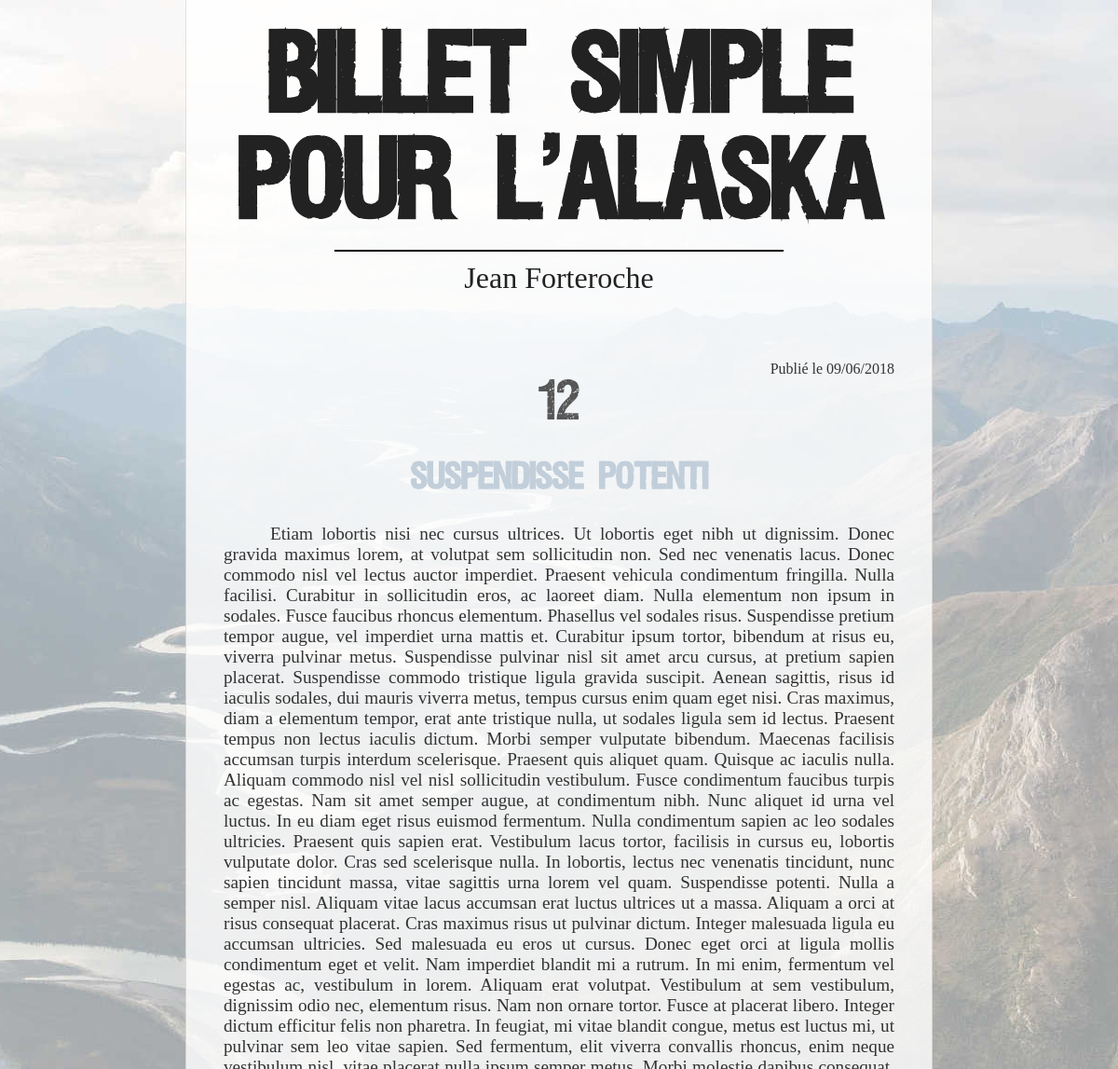
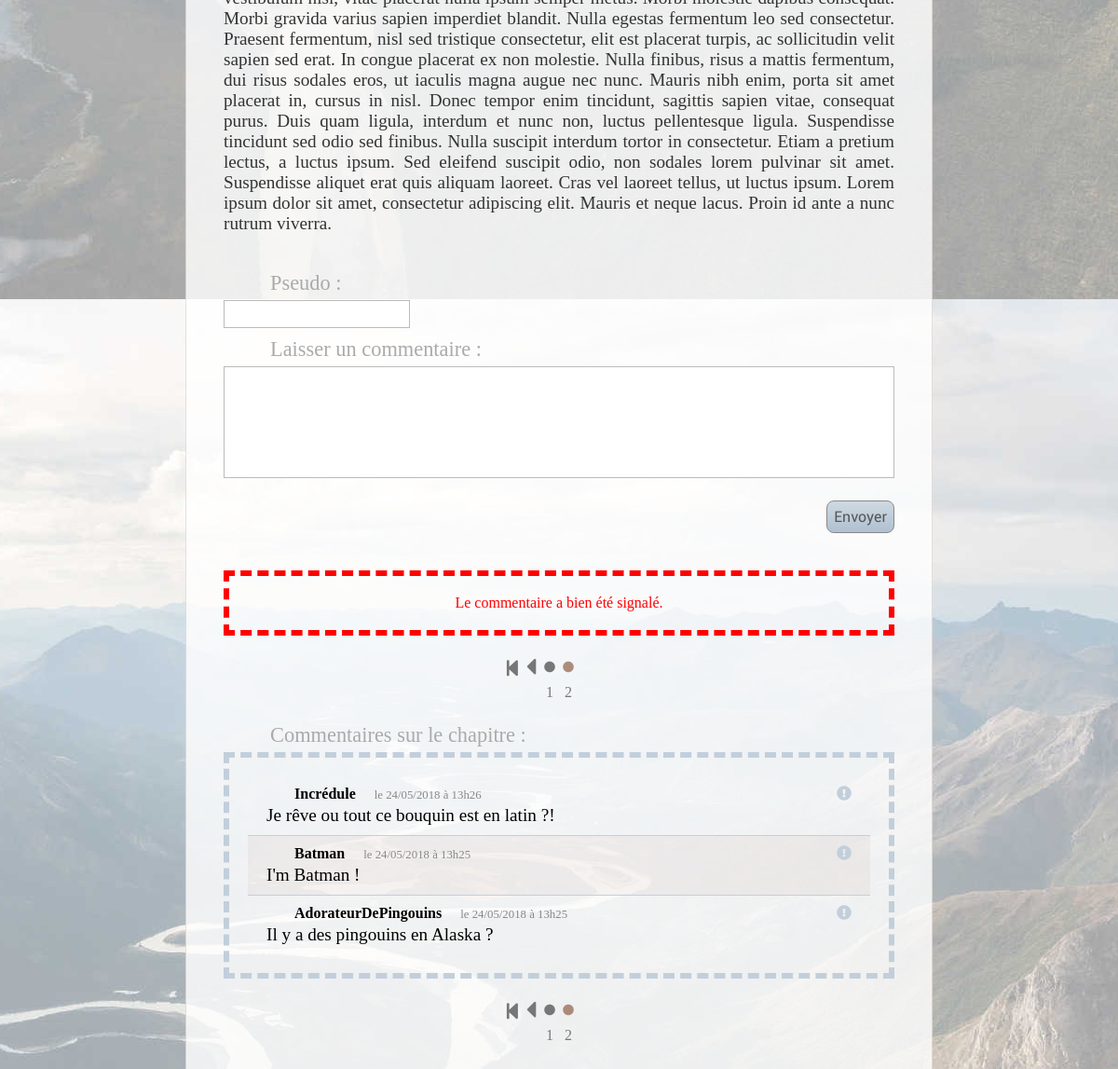
Page /?chapter&id=12&p=1&signalComment=4 on the committed database (2 pictures, top to bottom).
### tables this page shows
CREATE TABLE `chapters` (
  `id` tinyint(3) UNSIGNED NOT NULL,
  `number` tinyint(4) NOT NULL DEFAULT '0',
  `title` tinytext NOT NULL,
  `content` mediumtext NOT NULL,
  `publication_date` timestamp NOT NULL DEFAULT '0000-00-00 00:00:00',
  `published` tinyint(1) NOT NULL DEFAULT '0'
);

CREATE TABLE `comments` (
  `id` mediumint(8) UNSIGNED NOT NULL,
  `chapter_id` tinyint(3) UNSIGNED NOT NULL,
  `author` tinytext NOT NULL,
  `publication_date` timestamp NOT NULL DEFAULT CURRENT_TIMESTAMP,
  `content` text NOT NULL,
  `moderated` tinyint(1) NOT NULL DEFAULT '0',
  `signaled` tinyint(3) UNSIGNED NOT NULL DEFAULT '0'
);

### model/chapterManager.php (called while the page is built, shortened)
<?php
require_once('./model/model.php');
require_once('./model/chapter.php');
require_once('./model/database.php');
class ChapterManager extends Model {
    public function get($id) {
        $db = new Db();
        $query = $db->db()->prepare("SELECT * FROM chapters WHERE id = :id");
        $chapterDatas = $query->execute(array('id' => $id));
        $chapterDatas = $query->fetch();
        return !empty($chapterDatas) ? new Chapter($chapterDatas) : false;
    }
}

### model/database.php (called while the page is built, shortened)
<?php
class Db {
    private $_db;
    public function db() { return $this->_db; }
    private function connect() {
        try {
            $this->_db = new PDO('mysql:host=localhost;dbname=chesfnpg_alaska_jf;charset=utf8', 'chesfnpg', 'OCV7b9h632F#', array(PDO::ATTR_ERRMODE => PDO::ERRMODE_EXCEPTION));
        }
        catch (Exception $e) {
            die('Erreur : ' . $e->getMessage());
        }
    }
}

### model/model.php (called while the page is built, shortened)
<?php
class Model {
    public function hydrate(array $datas) {
        foreach ($datas as $key => $value) {
            $method = 'set' . ucfirst($key);
        }
    }
}

### model/chapter.php (called while the page is built, shortened)
<?php
require_once('./model/model.php');
require_once('./model/commentManager.php');
class Chapter extends Model {
    private $_id;
    private $_number;
    private $_title;
    private $_content;
    private $_publication_date;
    private $_published;
    public function __construct(array $datas = []) {
        $this->setCommentsNbr();
    }
    public function id()            { return $this->_id;            }
    public function number()        { return $this->_number;        }
    public function title()         { return $this->_title;         }
    public function content()       { return $this->_content;       }
    public function published()     { return $this->_published;     }
    public function publication_date(bool $humanFormat = false) {
        $publication_date = $this->_publication_date;
        if ($humanFormat) {
            $publication_date = date('\l\e d/m/Y', $publication_date);
        }
        return $publication_date;
    }
    public function setId($id) {
        $this->_id = abs((int) $id);
    }
    public function setNumber($number) {
        $this->_number = abs((int) $number);
    }
    public function setTitle($title) {
        $this->_title = (string) $title;
    }
    public function setContent($content) {
        $this->_content = (string) $content;
    }
    public function setPublication_date($publication_date) {
        $this->_publication_date = strtotime($publication_date);
    }
    public function setPublished($published) {
        $this->_published = (bool) $published;
    }
    public function setcommentsNbr() {
        $commentMngr = new CommentManager();
        if ($this->id() != null) {
            $this->_commentsNbr = $commentMngr->getCommentsCount($this->_id);
        }
    }
}

### model/commentManager.php (called while the page is built, shortened)
<?php
require_once('./model/model.php');
require_once('./model/comment.php');
require_once('./model/database.php');
class CommentManager extends Model {
    public function getList(int $offset, int $number, int $chapterId = 0, bool $signaledOnly = false) {
        $comments = [];
        $db = new Db();
        if ($signaledOnly) {
            $condition = 'signaled != 0 AND moderated = false';
            $order = 'publication_date';
        } else {
            if ($chapterId != 0) {
                $condition = 'chapter_id = ' . $chapterId;
                $order = 'publication_date DESC';
            } else {
                $condition = '1';
                $order = 'publication_date DESC';
            }
        }
        $query = $db->db()->prepare('SELECT * FROM comments WHERE ' . $condition . ' ORDER BY ' . $order . ' LIMIT :offset , :number');
        $query->bindParam(':offset', $offset, PDO::PARAM_INT);
        $query->bindParam(':number', $number, PDO::PARAM_INT);
        $commentDatas = $query->execute();
        while ($commentDatas = $query->fetch()) {
            $comments[] = new Comment($commentDatas);
        }
        return !empty($comments) ? $comments : false;
    }
    public function getCommentsCount(int $chapterId, bool $signaledOnly = false) {
        $db = new Db();
        $condition = ($chapterId == 0) ? '' : ('WHERE chapter_id = ' . $chapterId);
        $condition = ($signaledOnly == true) ? (!empty($condition) ? ($condition . ' AND signaled != 0') : ($condition . 'WHERE signaled != 0')) : $condition;
        $query = $db->db()->query('SELECT COUNT(*) FROM comments ' . $condition);
        $commentsCount = $query->fetchColumn();
        return $commentsCount;
    }
}

### model/comment.php (called while the page is built, shortened)
<?php
require_once('./model/model.php');
class Comment extends Model {
    private $_id;
    private $_author;
    private $_publication_date;
    private $_content;
    public function id()            { return $this->_id;        }
    public function author()        { return $this->_author;    }
    public function content()       { return $this->_content;   }
    public function publication_date(bool $humanFormat = false) {
        $publication_date = $this->_publication_date;
        if ($humanFormat) {
            $publication_date = date('\l\e d/m/Y \à H\hi', $publication_date);
        }
        return $publication_date;
    }
    public function setId($id) {
        $this->_id = abs((int) $id);
    }
    public function setAuthor($author) {
        $this->_author = (string) $author;
    }
    public function setPublication_date($publication_date) {
        $this->_publication_date = strtotime($publication_date);
    }
    public function setContent($content) {
        $this->_content = (string) $content;
    }
}

### view/pagination.php (the view, shortened to what this page needs)
<?php
    $maxNbrOfPageLinks = 11;
    $pagesOffset = 0;
    if ($pagesCount > 1) {
?>
    <table class='pagination'>
        <tr>
            <?php if ($currentPageIx == 0) { ?>
            <td><a href='<?= $paginationLinkBase ?><?= $pageGETparameter ?>=0<?= $paginationLinkOption ?>' target='_self'><span class='fas fa-step-backward hidden'></span></a></td>
                <td><a href='#' target='_self'><span class='fas fa-caret-left hidden'></span></a></td>
            <?php } else { ?>
                <td><a href='<?= $paginationLinkBase ?><?= $pageGETparameter ?>=0<?= $paginationLinkOption ?>' target='_self'><span class='fas fa-step-backward'></span></a></td>
                <td><a href='<?= $paginationLinkBase ?><?= $pageGETparameter ?>=<?= ($currentPageIx - 1) ?><?= $paginationLinkOption ?>' target='_self'><span class='fas fa-caret-left'></span></a></td>
            <?php } ?>
            <?php $i = 0;
            while (($pagesOffset + $i) < $pagesCount && $i < $maxNbrOfPageLinks) {
                if (($pagesOffset + $i) == $currentPageIx) { ?>
                    <td><a href='<?= $paginationLinkBase ?><?= $pageGETparameter ?>=<?= ($pagesOffset + $i) ?><?= $paginationLinkOption ?>' target='_self' class='pageLink'><span class='fas fa-circle currentPage'></span></a></td>
            <?php   } else { ?>
                    <td><a href='<?= $paginationLinkBase ?><?= $pageGETparameter ?>=<?= ($pagesOffset + $i) ?><?= $paginationLinkOption ?>' target='_self' class='pageLink'><span class='fas fa-circle'></span></a></td>
            <?php   }
                $i++;
            } ?>
            <?php if ($currentPageIx == $pagesCount - 1) { ?>
                <td><a href='#' target='_self'><span class='fas fa-caret-right hidden'></span></a></td>
                <td><a href='<?= $paginationLinkBase ?><?= $pageGETparameter ?>=<?= ($pagesCount - 1) ?><?= $paginationLinkOption ?>' target='_self'><span class='fas fa-step-forward hidden'></span></a></td>
            <?php } ?>
        </tr>
        <tr>
            <td></td>
            <td></td>
            <?php $i = 0;
            while (($pagesOffset + $i) < $pagesCount && $i < $maxNbrOfPageLinks) {
                if (($pagesOffset + $i) == $currentPageIx) { ?>
                    <td><a href='<?= $paginationLinkBase ?><?= $pageGETparameter ?>=<?= ($pagesOffset + $i) ?><?= $paginationLinkOption ?>' target='_self' class='pageLink'><?= ($pagesOffset + $i + 1) ?></a></td>
            <?php   } else { ?>
                    <td><a href='<?= $paginationLinkBase ?><?= $pageGETparameter ?>=<?= ($pagesOffset + $i) ?><?= $paginationLinkOption ?>' target='_self' class='pageLink'><?= ($pagesOffset + $i + 1) ?></a></td>
            <?php   }
                $i++;
            } ?>
            <td></td>
            <td></td>
        </tr>
    </table>
<?php } ?>

### view/chapter.php (shortened to what this page needs)
<?php include('./view/background.php'); ?>
<?php
    if (!empty($chapter))
    {
?>
    <div id='chapter'>
        <span id='chapterPublicationDate'>Publié <?= $chapter->publication_date(true) ?></span>
        <span id='chapterNumber'><?= $chapter->number() ?></span>
        <h3><?= $chapter->title() ?></h3>
        <p><?= $chapter->content() ?></p>
    </div>
    <section id='newCommentSection'>
        <form id='newCommentForm' method='post' action='.<?= $_SERVER['REQUEST_URI'] ?>#newCommentSection'>
            <label for='newCommentAuthor'>Pseudo :</label>
            <input id='newCommentAuthor' type='text' name='newCommentAuthor' required maxlength='20' <?= isset($_SESSION['commentsPseudo']) ? ('value=' . $_SESSION['commentsPseudo']) : '' ?> />
            <label for='newCommentContent'>Laisser un commentaire :</label>
            <textarea id='newCommentContent' name='newCommentContent' required maxlength='250'></textarea>
            <div class='buttonsBox'>
                <input class='bigButton' type='submit' value='Envoyer' />
            </div>
        </form>
    </section>
    <?php if (!empty($comments)) { ?>
    <?php if (isset($GLOBALS['error']['signaledComment'])) { ?>
        <div class='errorBox'>
            <span><?= $GLOBALS['error']['signaledComment'] ?></span>
        </div>
    <?php } ?>
    <section id='commentsListSection'>
        <?php include('./view/pagination.php'); ?>
        <label id='chapterCommentsListLabel' for='chapterCommentsList'>Commentaires sur le chapitre :</label>
        <ul id='chapterCommentsList'>
            <?php foreach ($comments as $comment) { ?>
            <li>
                <div class='commentInfos'><span class='commentAuthor'><?= $comment->author() ?></span><span class='commentDate'><?= $comment->publication_date(true) ?></span><div class='commentSignalButton'><a class='signalCommentButton' href='.<?= $_SERVER['REQUEST_URI'] ?>&signalComment=<?= $comment->id() ?>#commentsListSection'><i class="fas fa-exclamation-circle" title='Signaler ce commentaire'></i></a></div></div>
                <p class='commentContent'><?= $comment->content() ?></p>
            </li>
            <?php } ?>
        </ul>
        <?php include('./view/pagination.php'); ?>
    </section>
    <?php } ?>
<?php
    } else {
        echo "ERREUR : Le chapitre que vous avez demandé n'existe pas.";
    }
    include('./view/footer.php');
?>

### public/css/chapter-inner-style.css (style rules this page uses)
p { margin: 0px; text-align: justify; font-family: Garamond, serif; text-indent: 50px; font-size: 1.2rem; }

### public/css/main.css (style rules this page uses)
* { font-size: 1rem; }
a { text-decoration: none; color: inherit; }
p { margin: 0px; padding: 0px; font-family: Garamond, serif; }
label { display: block; margin-bottom: 5px; font-size: 1.4rem; color: #AAA; text-indent: 50px; }
form { box-sizing: border-box; width: 100%; padding: 0px 40px; }
.buttonsBox { width: 100%; text-align: right; }
.bigButton { margin: 20px 0px 20px 10px; min-height: 30px; padding: 7px; border: 1px #888 solid; border-radius: 8px; background: linear-gradient(to bottom, #cfd9e3, #afc0d0); font-family: 'Roboto Regular', 'Arial', sans-serif; color: #555; }

### public/css/background.css (style rules this page uses)
body { position: relative; width: 100%; height: 100%; margin: 0px; padding: 0px; background-image: url(../images/alaska.jpg); background-size: auto; background-position: top center; background-attachment: fixed; }
.errorBox { box-sizing: border-box; max-width: calc(100% - 80px); margin: 20px auto; padding: 20px; border: 6px red dashed; text-align: center; color: red; }

### public/css/chapter.css (style rules this page uses)
#chapter { box-sizing: border-box; width: 100%; margin-top: 30px; padding: 40px; color: #333; }
#chapterPublicationDate { display: block; width: 100%; text-align: right; }
#chapter > h3 { width: 100%; margin-bottom: 30px; font-family: 'Viper Nora', 'Arial Black', sans-serif; text-align: center; font-size: 2rem; color: #C2CFDB; }
#chapterNumber { display: block; width: 100%; font-family: 'Viper Nora'; font-size: 3rem; text-align: center; color: #555; }
#newCommentAuthor { box-sizing: border-box; width: 200px; margin-bottom: 10px; padding: 5px 10px; border: 1px #BBB solid; color: #333; }
#chapterCommentsList { box-sizing: border-box; width: calc(100% - 80px); margin: 0px 40px 0px 40px; padding: 20px; border: 6px #C2CFDB dashed; list-style-type: none; }
#chapterCommentsList > li:nth-child(even) { background-color: rgba(144, 94, 70, 0.06); }
#chapterCommentsList > li { padding: 10px 20px; border-bottom: 1px #C2CFDB solid; }
#chapterCommentsList > li:last-child { border-bottom: none; }
.commentInfos { position: relative; margin-bottom: 3px; }
.commentAuthor { font-weight: bold; margin-left: 30px; }
.commentDate { margin-left: 20px; font-size: 0.8rem; color: #888; }
.commentContent { text-indent: initial; }
.commentSignalButton { position: absolute; top: 0px; right: 0px; color: #C2CFDB; }
#chapterCommentsListLabel { text-indent: 90px; }
#editedComment, #newCommentContent { box-sizing: border-box; width: 100%; height: 120px; border: 1px #BBB solid; resize: none; padding: 5px 10px; color: #333; }

### public/css/pagination.css (style rules this page uses)
.pagination { display: flex; justify-content: center; align-items: center; margin: 20px 0px; border-collapse: collapse; border-spacing: 0px; }
.pagination a { color: #777; text-decoration: none; text-align: center; }
.pagination td { position: relative; width: 20px; height: 25px; margin: 0px; padding: 0px; text-align: center; }
.pagination .fa-caret-left, .pagination .fa-caret-right { font-size: 1.8rem; }
.pagination .fa-step-backward, .pagination .fa-step-forward { position: relative; top: 1px; font-size: 1.2rem; }
.pagination .fa-circle { display: block; font-size: 0.75rem; }
.currentPage { color: rgba(144, 94, 70, 0.7); }

### rows in the picture
chapters: publication_date "le 09/06/2018", number "12", title "Suspendisse potenti", content "Etiam lobortis nisi nec cursus ultrices. Ut lobortis eget nibh ut dignissim. Donec gravida maximus lorem, at volutpat sem sollicitudin non. Sed nec venenatis lacus. Donec commodo nisl vel lectus auctor imperdiet. Praesent vehicula condimentum fringilla. Nulla facilisi. Curabitur in sollicitudin eros, ac laoreet diam. Nulla elementum non ipsum in sodales. Fusce faucibus rhoncus elementum. Phasellus vel sodales risus. Suspendisse pretium tempor augue, vel imperdiet urna mattis et. Curabitur ipsum tortor, bibendum at risus eu, viverra pulvinar metus. Suspendisse pulvinar nisl sit amet arcu cursus, at pretium sapien placerat. Suspendisse commodo tristique ligula gravida suscipit. Aenean…", published 1 (drawn)
comments: author "Incrédule", publication_date "le 24/05/2018 à 13h26", content "Je rêve ou tout ce bouquin est en latin ?!"
comments: author "Batman", publication_date "le 24/05/2018 à 13h25", content "I'm Batman !"
comments: author "AdorateurDePingouins", publication_date "le 24/05/2018 à 13h25", content "Il y a des pingouins en Alaska ?"

### other values in the picture
$GLOBALS['error']['signaledComment'] "Le commentaire a bien été signalé."
$pagesOffset + $i + 1 "1"
$pagesOffset + $i + 1 "2"
